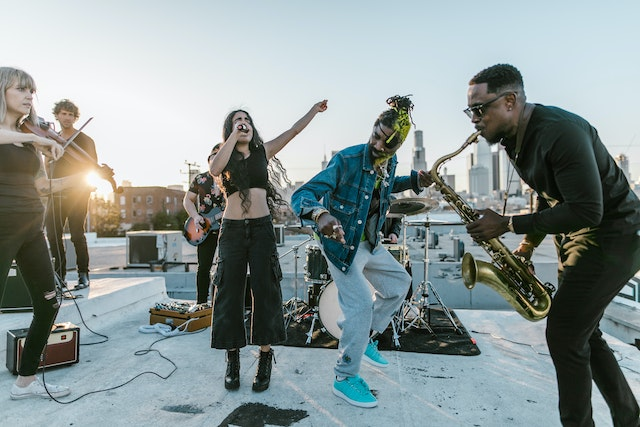
#> input picture assets/multi-pose-pexels-rodnae-productions-7502572.jpg, 640 x 427 px, given in place of hand.jpg, which was not available
$ python RoiMappingTest.py
#> lines starting #> are read from the running program, lines starting #| are printed output that depends on the picture; pictures that were not available may be replaced by others from this repository, and a replacement may not be noted
### visiongraph/util/ImageUtils.py
from typing import Tuple

import cv2
import numpy as np

from visiongraph.model.geometry.BoundingBox2D import BoundingBox2D
from visiongraph.util.MathUtils import constrain


# [23 lines left out: function resize_and_letter_box, not called in this run]


def resize_and_pad(
    image: np.ndarray, new_size: Tuple[int, int], color: Tuple[int, int, int] = (125, 125, 125)
) -> Tuple[np.ndarray, BoundingBox2D]:
    """
    Resize an image and pad it with a specified color to fit the new size.

    :param image: Input image to resize.
    :param new_size: Tuple containing the desired width and height.
    :param color: Color for padding. Defaults to (125, 125, 125).

    :return: Resize and padded image along with the bounding box of the resized image.
    """
    in_h, in_w = image.shape[:2]
    new_w, new_h = new_size
    scale = min(new_w / in_w, new_h / in_h)
    scale_new_w, scale_new_h = int(in_w * scale), int(in_h * scale)
    resized_img = cv2.resize(image, (scale_new_w, scale_new_h))
    d_w = max(new_w - scale_new_w, 0)
    d_h = max(new_h - scale_new_h, 0)
    top, bottom = d_h // 2, d_h - (d_h // 2)
    left, right = d_w // 2, d_w - (d_w // 2)
    result = cv2.copyMakeBorder(resized_img, top, bottom, left, right, cv2.BORDER_CONSTANT, value=color)
    return result, BoundingBox2D(left, top, scale_new_w, scale_new_h)


# [92 lines left out: functions extract_roi_safe, align_image, roi, roi_safe, apply_mask, not called in this run]

### visiongraph/__init__.py
"""
.. include:: ../README.md
.. include:: ../DOCUMENTATION.md
"""


def __getattr__(name):
    raise AttributeError(
        f"Visiongraph has no attribute '{name}'.\n\n"
        f"Please note that with version '1.0.0', the 'vg' import has to be done like this:\n"
        f"    from visiongraph import vg"
    )

### snippets/RoiMappingTest.py
import cv2
import vector

from visiongraph import vg
from visiongraph.util import ImageUtils

iw, ih = 224, 224
image = cv2.imread("media/hand.jpg")
#> image is the input picture: shape (427, 640, 3); mean B, G, R 149.2, 149.6, 137.9
h, w = image.shape[:2]
#> h = 427; w = 640

input, padding_box = ImageUtils.resize_and_pad(image, (iw, ih))
#> in resize_and_pad, `resized_img = cv2.resize(image, (scale_new_w, scale_new_h))`:
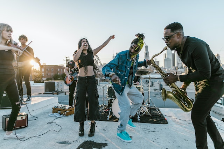
#> resized_img: shape (149, 224, 3); mean B, G, R 149, 149.4, 137.7
#> in resize_and_pad, `result = cv2.copyMakeBorder(resized_img, top, bottom, left, right, cv2..`:
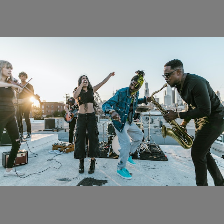
#> result: shape (224, 224, 3); mean B, G, R 140.9, 141.2, 133.5
#> (the run stopped early here; a loop or call above may not have finished)

$ run again, on assets/pexels-jimbear-2926723.jpg
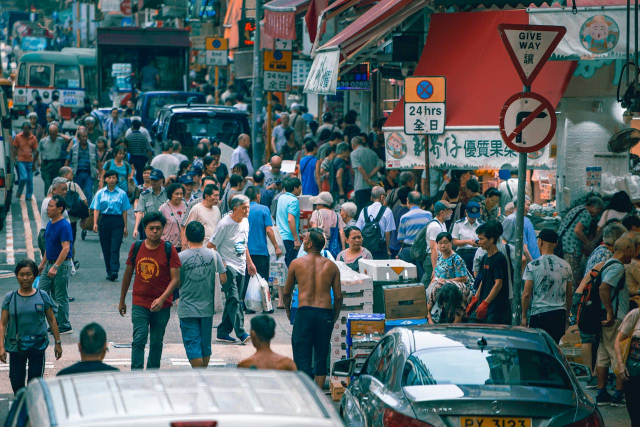
#> input picture assets/pexels-jimbear-2926723.jpg, 1280 x 853 px, given in place of hand.jpg, which was not available (shown at 1/2 size)
#> image is the input picture: shape (853, 1280, 3); mean B, G, R 102.1, 99.1, 83.2
#> in resize_and_pad, `resized_img = cv2.resize(image, (scale_new_w, scale_new_h))`:
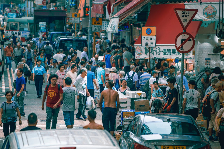
#> resized_img: shape (149, 224, 3); mean B, G, R 101.9, 99, 83
#> in resize_and_pad, `result = cv2.copyMakeBorder(resized_img, top, bottom, left, right, cv2..`:
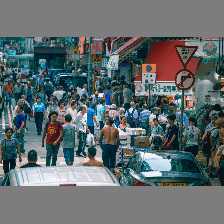
#> result: shape (224, 224, 3); mean B, G, R 109.6, 107.7, 97.1
